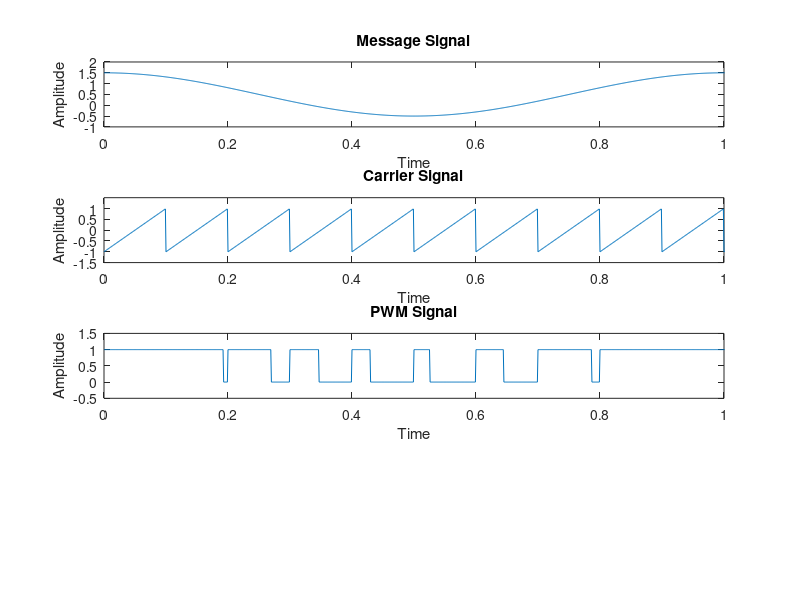

MATLAB code to generate this figure: (Note: this script raises an error after producing the figure.)
close all;
clear all;

fs=1000;
T=1/fs;
t=0:T:2*pi;  %Time Period

fc = 10;
fm = 1;

c = sawtooth(2*pi*fc.*t);
m=cos(2*pi*fm.*t)+0.5;

n=length(c);
for i=1:n
 if (m(i)-c(i)>=0)
 pwm(i)=1;
 elseif (m(i)-c(i)<=0)
 pwm(i)=0;
 end
end

subplot(4,1,1);
plot(t,m);
xlabel('Time');
ylabel('Amplitude');
title('Message Signal');
axis([0 1 min(m)-0.5 max(m)+0.5]); 

subplot(4,1,2);
plot(t,c);
xlabel('Time');
ylabel('Amplitude');
title('Carrier Signal');
axis([0 1 min(c)-0.5 max(c)+0.5]);

subplot(4,1,3);
plot(t,pwm);
xlabel('Time');
ylabel('Amplitude');
title('PWM Signal');
axis([0 1 min(pwm)-0.5 max(pwm)+0.5]); 

demoddi=demod(pwm,fc,fs,'pwm');
subplot(4,1,4);
plot(demoddi);
title('PWM Demod');
xlabel('Time');
ylabel('Amplitude');
